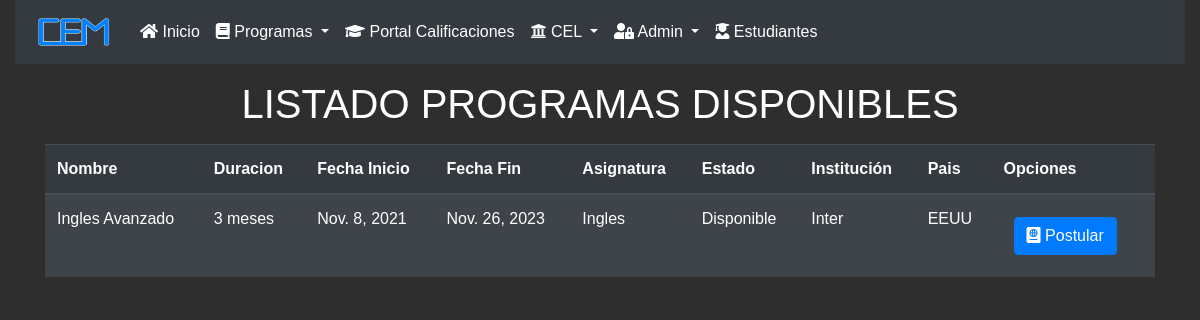
Page /listado_postular/ on the earlier database version.
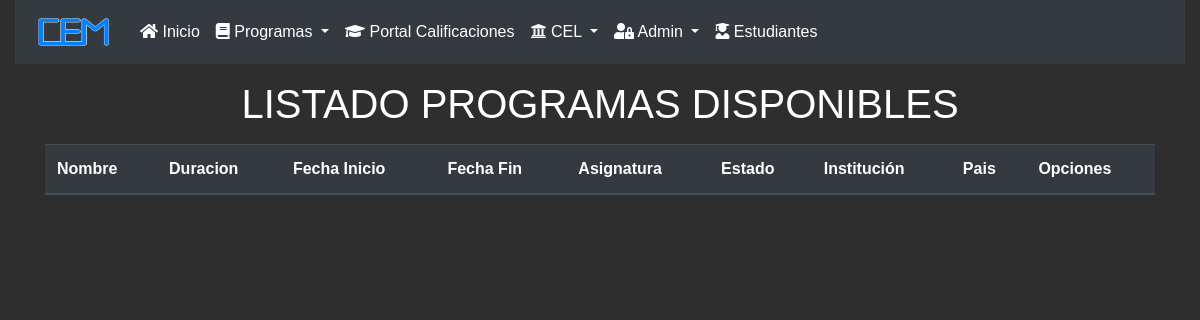
Same page on the later database version.
### core/models.py (models this page shows, shortened)
class Programas(models.Model):
    idPrograma = models.IntegerField(primary_key=True, verbose_name='Id de programa')
    nombre = models.CharField(max_length=200, verbose_name='Nombre del programa')
    duracion = models.CharField(max_length=70, verbose_name='duracion del programa')
    fechaInicio = models.DateField(verbose_name='Fecha inicio del programa')
    fechaFin = models.DateField(verbose_name='Fecha termino del programa')
    asignatura = models.CharField(max_length=50, verbose_name='Nombre de la asignatura')
    estado = models.CharField(max_length=50, verbose_name='Indicar estado disponible o no disponible',null=False,blank=False,
                                choices=programa_estado, default='Disponible')
    institucion = models.CharField(max_length=200, verbose_name='Nombre de la institucion')
    pais = models.CharField(max_length=200, verbose_name='Pais de la institucion')

### core/views.py (the view)
# urls.py: path('listado_postular/', listado_postu, name="listado_postu"),
def listado_postu (request):
    programas_filtrados = Programas.objects.filter(estado='Disponible')
    data = {
        'programas_filtrados':programas_filtrados
    }
    return render(request, 'core/listado_postu.html', data)

### core/templates/core/listado_postu.html (shortened to what this page needs)
{% load static %}
<!DOCTYPE html>
<html lang="es">
<head>
    <link rel="stylesheet" href="https://cdn.jsdelivr.net/npm/bootstrap@4.6.0/dist/css/bootstrap.min.css"
>
    <link rel="stylesheet" href="{% static 'core/fontawesome/css/all.min.css' %}">
    <link rel="stylesheet" href="{% static 'core/css/agregarCrud.css' %}">
</head>
<body>
  <div class="container-fluid">
    <nav class="navbar navbar-expand-lg navbar-dark bg-dark">
      <a class="navbar-brand">
        <img src="{% static 'core/img/CEM.png' %}" alt="Logo" id="logo">
      </a>
      <div class="collapse navbar-collapse" id="menu">
        <ul class="navbar-nav mr-auto">
          <li class="nav-item active">
            <a href="{% url 'index' %}" class="nav-link">
              <i class="fas fa-home"></i>
              Inicio
            </a>
          </li>
          <li class="nav-item dropdown">
            <a class="nav-link dropdown-toggle active" data-toggle="dropdown" data-target="despegable" href="#">
              <i class="fas fa-book"></i>
              Programas
            </a>
          </li>
          <li class="nav-item active">
            <a href="{% url 'listado_notas' %}" class="nav-link">
              <i class="fas fa-graduation-cap"></i>
              Portal Calificaciones
            </a>
          </li>
          <li class="nav-item dropdown">
            <a class="nav-link dropdown-toggle active" data-toggle="dropdown" data-target="despegable" href="#">
              <i class="fas fa-university"></i>
              CEL
            </a>
          </li>
          <li class="nav-item dropdown" id="wiki">
            <a class="nav-link dropdown-toggle active" data-toggle="dropdown" data-target="despegable" href="#">
              <i class="fas fa-user-lock"></i>
              Admin
            </a>
          </li>
          <li class="nav-item active">
            <a href="{% url 'listado_postu' %}" class="nav-link">
              <i class="fas fa-user-graduate"></i>
              Estudiantes
            </a>
          </li>
        </ul>
      </div>
    </nav>
  </div>
<h1 id="titula">LISTADO PROGRAMAS DISPONIBLES</h1>
  <div class="container-md">
    <table id="datatable" class="table table-dark table-striped ">
      <thead>
        <tr>
            <th>Nombre</th>
            <th>Duracion</th>
            <th>Fecha Inicio</th>
            <th>Fecha Fin</th>
            <th>Asignatura</th>
            <th>Estado</th>
            <th>Institución</th>
            <th>Pais</th>
            <th>Opciones</th>
        </tr>
      </thead>
      <tbody>
        {% for p in programas_filtrados%}
        <tr>
            <td>{{ p.nombre}}</td>
            <td>{{ p.duracion }}</td>
            <td>{{ p.fechaInicio}}</td>
            <td>{{ p.fechaFin}}</td>
            <td>{{ p.asignatura}}</td>
            <td>{{ p.estado}}</td>
            <td>{{ p.institucion}}</td>
            <td>{{ p.pais}}</td>
            <td>
                <a href="{% url 'postular' p.idPrograma %}">
                  <button type="button" class="btn btn-primary"><i class="fas fa-passport"></i> Postular</button>
                </a>
        {% endfor %}
      </tbody>
    </table>
  </div>
</body>
</html>

Differences in the rows shown:
removed Programas: nombre "Ingles Avanzado", duracion "3 meses", fechaInicio "Nov. 8, 2021", fechaFin "Nov. 26, 2023", asignatura "Ingles", estado "Disponible", institucion "Inter", pais "EEUU"
